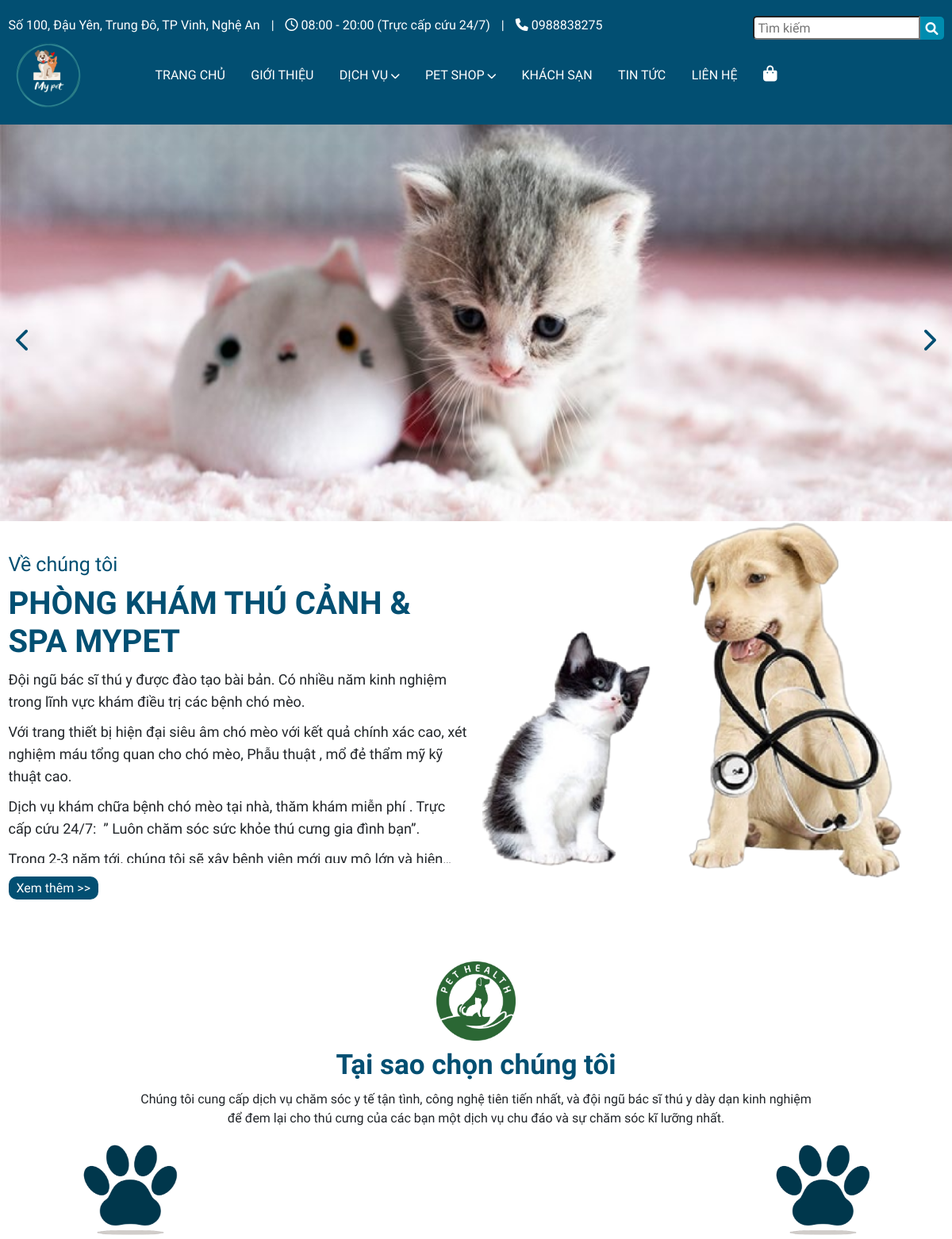
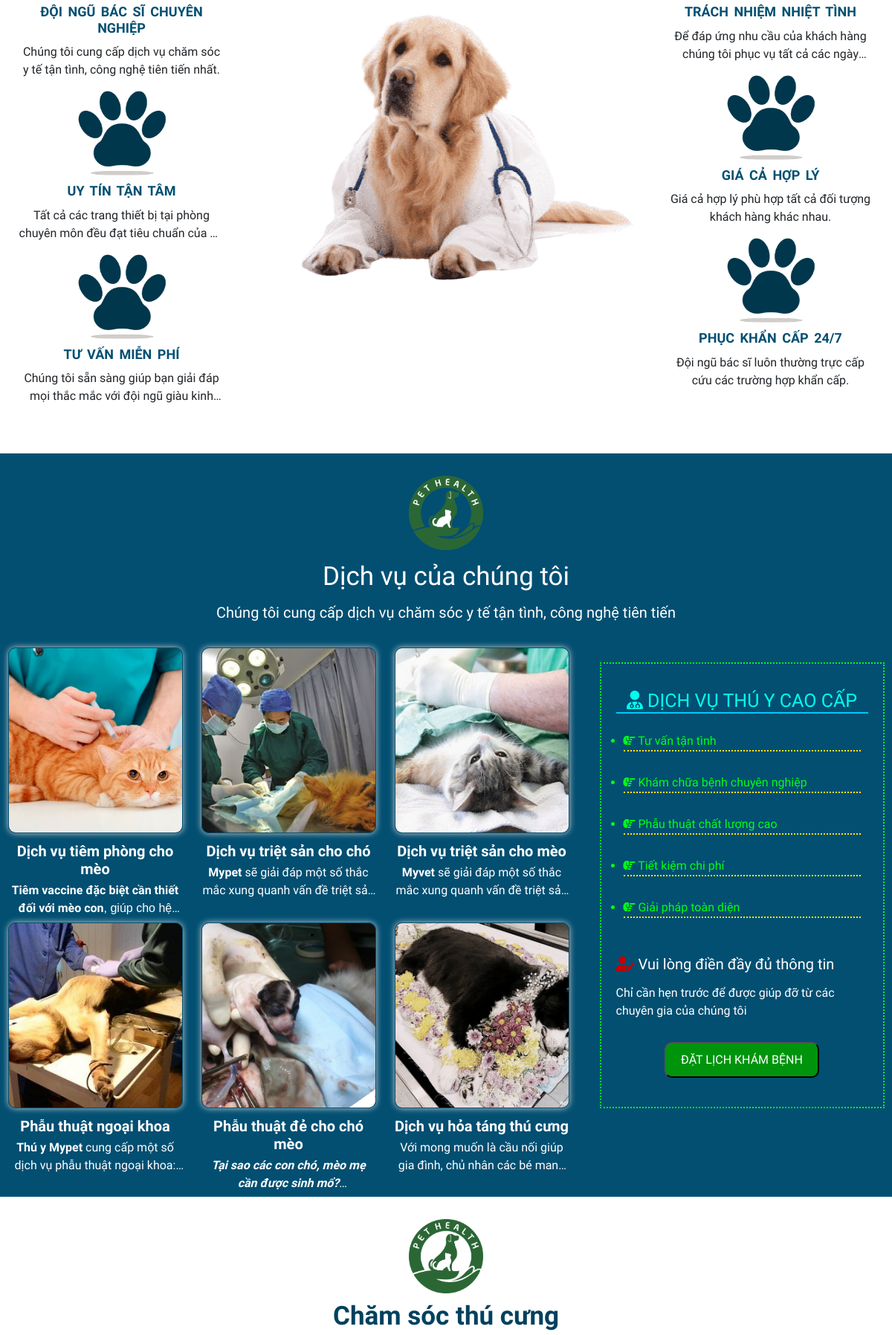
The page / (upper part) on the database its author committed (2 pictures, top to bottom).
### tables this page shows
CREATE TABLE `slider` (
  `id` int(11) NOT NULL,
  `image` varchar(255) NOT NULL,
  `status_slider` int(11) NOT NULL
);

CREATE TABLE `about` (
  `id` int(11) NOT NULL,
  `title` varchar(255) NOT NULL,
  `content` longtext NOT NULL,
  `status_about` int(11) NOT NULL
);

CREATE TABLE `sevice` (
  `id` int(11) NOT NULL,
  `title` varchar(255) NOT NULL,
  `image` varchar(255) NOT NULL,
  `content` longtext NOT NULL,
  `price` decimal(8,3) NOT NULL,
  `status_sevice` int(11) NOT NULL,
  `slug` varchar(255) NOT NULL
);

### index.php (the view, shortened to what this page needs)
<?php
include './include/config.php';
$sql = "SELECT * FROM slider WHERE status_slider = 1";
$query = $conn->prepare($sql);
$query->execute();
$result = $query->fetchAll(PDO::FETCH_OBJ);
$sql_about = "SELECT * FROM about WHERE status_about = 1";
$query_about = $conn->prepare($sql_about);
$query_about->execute();
$result_about = $query_about->fetch(PDO::FETCH_OBJ);
$sql_sevice = "SELECT * FROM sevice WHERE status_sevice = 1";
$query_sevice = $conn->prepare($sql_sevice);
$query_sevice->execute();
$result_sevice = $query_sevice->fetchAll(PDO::FETCH_OBJ);
?>
<!DOCTYPE html>
<html lang="en">
<head>
    <?php
    include "./include/link-css.php";
    ?>
</head>
<body>
    <?php
    include "./include/header.php";
    ?>
    <div class="main">
        <div class="home">
            <div class="slide-home">
                <div id="slide">
                    <?php foreach ($result as $key => $value) { ?>
                        <div class="item">
                            <img src="<?php echo $value->image ?>" alt="image">
                        </div>
                    <?php } ?>
                </div>
            </div>
        </div>
        <div class="container">
            <div class="row">
                <div class="about-us col-6">
                    <h3>Về chúng tôi</h3>
                    <h1><?php echo $result_about->title ?></h1>
                    <div class="desc_about"><?php echo $result_about->content ?></div>
                    <a class="more" href="./information.php">Xem thêm >></a>
                </div>
                <div class="about-us-img col-6">
                    <img src="./image/anh-thu.png" alt="image">
                </div>
                <div class="why-change-us">
                    <div class="container">
                        <div class="why-change-us-top">
                            <img src="./image/logo-pethealth.png" alt="image">
                            <h1>Tại sao chọn chúng tôi</h1>
                            <p>Chúng tôi cung cấp dịch vụ chăm sóc y tế tận tình, công nghệ tiên tiến nhất, và đội ngũ bác sĩ thú y dày dạn
                                kinh nghiệm để đem lại cho thú cưng của các bạn một dịch vụ chu đáo và sự chăm sóc kĩ lưỡng nhất.</p>
                        </div>
                        <div class="row">
                            <div class="col-3">
                                <div class="why-change-us-right">
                                    <img src="./image/us.png" alt="image">
                                    <h5 class="title">
                                        ĐỘI NGŨ BÁC SĨ CHUYÊN NGHIỆP
                                    </h5>
                                    <p class="describe">
                                        Chúng tôi cung cấp dịch vụ chăm sóc y tế tận tình, công nghệ tiên tiến nhất.
                                    </p>
                                </div>
                                <div class="why-change-us-right">
                                    <img src="./image/us.png" alt="image">
                                    <h5 class="title">
                                        UY TÍN TẬN TÂM
                                    </h5>
                                    <p class="describe">
                                        Tất cả các trang thiết bị tại phòng chuyên môn đều đạt tiêu chuẩn của Bộ NN.
                                    </p>
                                </div>
                                <div class="why-change-us-right">
                                    <img src="./image/us.png" alt="image">
                                    <h5 class="title">
                                        TƯ VẤN MIỄN PHÍ
                                    </h5>
                                    <p class="describe">
                                        Chúng tôi sẵn sàng giúp bạn giải đáp mọi thắc mắc với đội ngũ giàu kinh nghiệm.
                                    </p>
                                </div>
                            </div>
                            <div class="col-6">
                                <div class="image-center">
                                    <img src="./image/anh-center.png" alt="image">
                                </div>
                            </div>
                            <div class="col-3">
                                <div class="why-change-us-left">
                                    <img src="./image/us.png" alt="image">
                                    <h5 class="title">
                                        TRÁCH NHIỆM NHIỆT TÌNH
                                    </h5>
                                    <p class="describe">
                                        Để đáp ứng nhu cầu của khách hàng chúng tôi phục vụ tất cả các ngày trong năm.
                                    </p>
                                </div>
                                <div class="why-change-us-left">
                                    <img src="./image/us.png" alt="image">
                                    <h5 class="title">
                                        GIÁ CẢ HỢP LÝ
                                    </h5>
                                    <p class="describe">
                                        Giá cả hợp lý phù hợp tất cả đối tượng khách hàng khác nhau.
                                    </p>
                                </div>
                                <div class="why-change-us-left">
                                    <img src="./image/us.png" alt="image">
                                    <h5 class="title">
                                        PHỤC KHẨN CẤP 24/7
                                    </h5>
                                    <p class="describe">
                                        Đội ngũ bác sĩ luôn thường trực cấp cứu các trường hợp khẩn cấp.
                                    </p>
                                </div>
                            </div>
                        </div>
                    </div>
                </div>
            </div>
        </div>
        <div class="service-us">
            <div class="container">
                <div class="logo-service-us">
                    <img src="./image/logo-pethealth.png" alt="image">
                </div>
                <h1>Dịch vụ của chúng tôi</h1>
                <h5>Chúng tôi cung cấp dịch vụ chăm sóc y tế tận tình, công nghệ tiên tiến</h5>
                <div class="row">
                    <div class="col-8">
                        <div class="row service-us-fath">
                            <?php $i_sevice = 0 ?>
                            <?php foreach ($result_sevice as $key => $value) { ?>
                                <div class="service-us-left col-3">
                                    <a href="./service-chil.php?id= <?php echo $value->id ?>"><img src="<?php echo $value->image ?>" alt=""></a>
                                    <a href="./service-chil.php?id= <?php echo $value->id ?>">
                                        <h4><?php echo $value->title ?></h4>
                                    </a>
                                    <div class="p"><?php echo $value->content ?></div>
                                </div>
                                <?php if (++$i_sevice == 6) break ?>
                            <?php } ?>
                        </div>
                    </div>
                    <div class="col-4">
                        <div class="booking">
                            <h1><i class="fas fa-user-md"></i> Dịch vụ thú y cao cấp</h1>
                            <ul>
                                <li><i class="fas fa-hand-point-right"></i> Tư vấn tận tình</li>
                                <li><i class="fas fa-hand-point-right"></i> Khám chữa bệnh chuyên nghiệp</li>
                                <li><i class="fas fa-hand-point-right"></i> Phẫu thuật chất lượng cao</li>
                                <li><i class="fas fa-hand-point-right"></i> Tiết kiệm chi phí</li>
                                <li><i class="fas fa-hand-point-right"></i> Giải pháp toàn diện</li>
                            </ul>
                            <h3><i class="fas fa-user-edit"></i> Vui lòng điền đầy đủ thông tin</h3>
                            <p>Chỉ cần hẹn trước để được giúp đỡ từ các chuyên gia của chúng tôi</p>
                            <input type="submit" name="" class="register-booking" value="Đặt lịch khám bệnh">
                        </div>
                    </div>
                </div>
            </div>
        </div>
    </div>
    <div class="post-service">
        <div class="container">
            <div class="logo-post-service">
                <div class="logo">
                    <img src="./image/logo-pethealth.png" alt="logo">
                </div>
                <h1>Chăm sóc thú cưng</h1>
            </div>
        </div>
    </div>
    <?php
    include "./include/footer.php";
    ?>
</body>
</html>

### css/style.css (style rules this page uses)
* { padding: 0; margin: 0; box-sizing: border-box; font-family: "Roboto Condensed", sans-serif; }
@media (min-width: 1200px) { .container { max-width: 1194px !important; } }
a, a:hover { text-decoration: none; transition: all 0.3s ease-in-out 0s; -moz-transition: all 0.3s ease-in-out 0s; -o-transition: all 0.3s ease-in-out 0s; -webkit-transition: all 0.3s ease-in-out 0s; -ms-transition: all 0.3s ease-in-out 0s; }
.slick-slide img { width: 100%; height: 500px; }
.about-us { margin-top: 40px; }
.about-us h3 { font-size: 25px; font-weight: 500; color: #024f72; }
.about-us h1 { color: #024f72; font-size: 40px; font-weight: bold; margin: 10px 0; }
.about-us .desc_about { font-size: 16px; max-height: 245px; display: -webkit-box; -webkit-line-clamp: 8; -webkit-box-orient: vertical; overflow: hidden; margin-bottom: 20px; }
.about-us-img { height: 450px; }
.about-us-img img { height: 100%; }
.about-us .more { padding: 5px 10px; background: #024f72; color: #ffffff; font-size: 16px; border: none; border-radius: 10px; }
.why-change-us { margin-top: 80px; margin-bottom: 50px; }
.why-change-us-top img { width: 100px; height: 100px; display: block; margin: 0 auto; }
.why-change-us-top h1 { text-align: center; font-size: 35px; color: #024f72; font-weight: bold; margin: 10px 0; }
.why-change-us-top p { max-width: 850px; text-align: center; font-size: 16px; display: block; margin: 0 auto; margin-bottom: 20px; font-weight: 500; }
.why-change-us-right img { width: 120px; height: 115px; display: block; margin: 0 auto; }
.why-change-us-right .title, .why-change-us-left .title { font-size: 18px; color: #024f72; font-weight: bold; margin: 10px 0; word-spacing: 3px; text-align: center; }
.why-change-us-right p, .why-change-us-left p { font-size: 16px; display: -webkit-box; -webkit-line-clamp: 2; -webkit-box-orient: vertical; overflow: hidden; text-align: center; }
.why-change-us-left, .why-change-us-right { margin-bottom: 15px; }
.why-change-us-left img { width: 120px; height: 115px; display: block; margin: 0 auto; }
.image-center { width: 100%; height: 400px; margin-top: 120px; margin-left: auto; margin-left: auto; }
.image-center img { width: 100%; height: 100%; }
.service-us { width: 100%; height: 1000px; background: #024f72; }
.service-us h1 { text-align: center; color: #ffffff; font-size: 35px; margin-bottom: 15px; margin-top: 15px; }
.service-us h5 { text-align: center; color: #ffffff; font-size: 20px; }
.service-us-left { width: 250px; height: 250px; display: block; margin-right: 10px; margin-bottom: 120px; }
.service-us-left:last-child { margin-right: 0; }
.service-us-fath { margin-top: 30px; }
.logo-service-us { width: 100px; height: 100px; display: block; margin: 0 auto; margin-top: 30px; }
.logo-service-us img { width: 100px; height: 100px; }
.service-us-left img { width: 100%; height: 100%; border-radius: 50%; object-fit: cover; border: 1px solid #024f72; cursor: pointer; -moz-border-radius: 10px; -webkit-border-radius: 10px; -ms-border-radius: 10px; -o-border-radius: 10px; border-radius: 10px; -moz-box-shadow: 0px 0px 8px 0px #ccc; -webkit-box-shadow: 0px 0px 8px 0px #ccc; box-shadow: 0px 0px 8px 0px #ccc; }
.service-us-left h4 { font-size: 20px; text-align: center; font-weight: 600; margin: 5px 0; color: #ffffff; margin-top: 12px; cursor: pointer; }
.service-us-left .p { font-size: 16px; text-align: center; color: #ffffff; display: -webkit-box; -webkit-line-clamp: 2; -webkit-box-orient: vertical; overflow: hidden; }
.booking { width: 100%; height: 600px; border: 2px dotted #00ff15; padding: 20px; margin-top: 50px; }
.booking ul { padding: 10px; }
.booking h1 { font-size: 25px; color: #02ffee; border-bottom: 2px solid #00c8ff; text-transform: uppercase; }
.booking li { border-bottom: 2px dotted #ffe604; font-size: 16px; color: #00ff15; margin-bottom: 30px; }
.booking input { padding: 10px 20px; border-radius: 10px; display: block; margin: 0 auto; background: #00940d; color: #ffffff; font-size: 16px; text-transform: uppercase; }
.booking h3 { color: #ffffff; font-size: 20px; font-weight: 500; }
.booking p { color: #ffffff; font-size: 16px; margin: 15px 0 30px 0; }
.booking h3 .fa-user-edit { color: #c30000; }
.logo-post-service { padding-top: 30px; }
.logo-post-service .logo { display: flex; justify-content: center; }
.logo-post-service .logo img { width: 100px; height: 100px; }
.logo-post-service h1 { text-align: center; margin-top: 10px; font-size: 35px; font-weight: bold; color: #00415f; }

### rows shown on the page
slider: image (picture)
about: title "PHÒNG KHÁM THÚ CẢNH & SPA MYPET", content "Đội ngũ bác sĩ thú y được đào tạo bài bản. Có nhiều năm kinh nghiệm trong lĩnh vực khám điều trị các bệnh chó mèo. Với trang thiết bị hiện đại siêu âm chó mèo với kết quả chính xác cao, xét nghiệm máu tổng quan cho chó mèo, Phẫu thuật , mổ đẻ thẩm mỹ kỹ thuật cao. Dịch vụ khám chữa bệnh chó mèo tại nhà, thăm khám miễn phí . Trực cấp cứu 24/7: ” Luôn chăm sóc sức khỏe thú cưng gia đình bạn”. Trong 2-3 năm tới, chúng tôi sẽ xây bệnh viện mới quy mô lớn và…"
sevice: image (picture), title "Dịch vụ tiêm phòng cho mèo", content "Tiêm vaccine đặc biệt cần thiết đối với mèo con , giúp cho…"
sevice: image (picture), title "Dịch vụ triệt sản cho chó", content "Mypet sẽ giải đáp một số thắc mắc xung quanh vấn đề triệt…"
sevice: image (picture), title "Dịch vụ triệt sản cho mèo", content "Myvet sẽ giải đáp một số thắc mắc xung quanh vấn đề triệt…"
sevice: image (picture), title "Phẫu thuật ngoại khoa", content "Thú y Mypet cung cấp một số dịch vụ phẫu thuật ngoại khoa:"
sevice: image (picture), title "Phẫu thuật đẻ cho chó mèo", content "Tại sao các con chó, mèo mẹ cần được sinh mổ?"
sevice: image (picture), title "Dịch vụ hỏa táng thú cưng", content "Với mong muốn là cầu nối giúp gia đình, chủ nhân các bé…"
